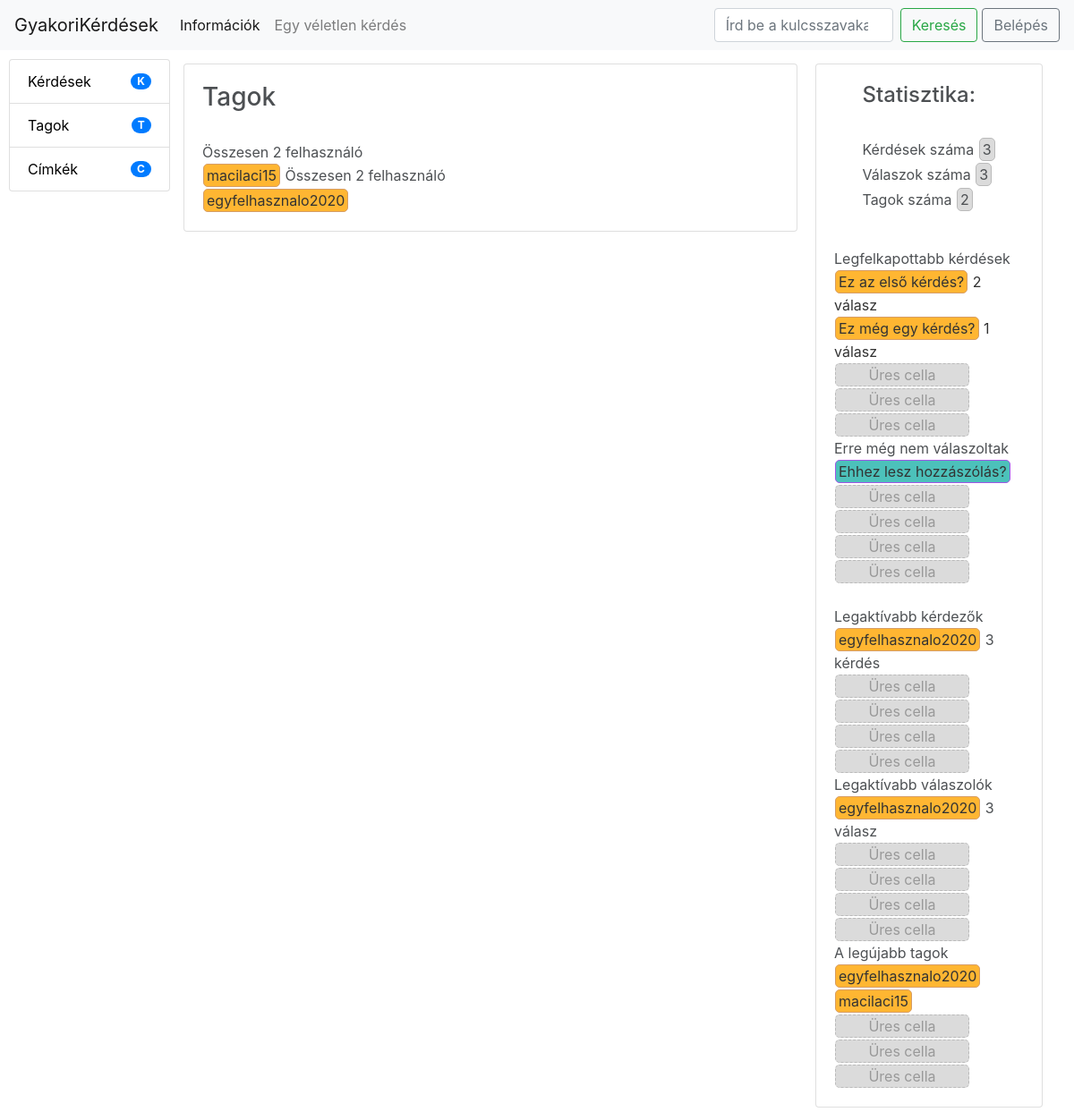
/tagok, run on the app's committed database.
### tables this page shows
CREATE TABLE `felhasznalok` (
  `id` int(11) NOT NULL,
  `felhasznalonev` varchar(50) DEFAULT NULL,
  `email` varchar(100) DEFAULT NULL,
  `jelszo` varchar(250) DEFAULT NULL,
  `regdatum` datetime DEFAULT NULL
);

CREATE TABLE `kerdesek` (
  `id` int(11) NOT NULL,
  `kerdesrov` varchar(150) DEFAULT NULL,
  `akerdes` varchar(2000) DEFAULT NULL,
  `datum` datetime DEFAULT NULL
);

### index.php (called while the page is built, shortened)
<?php
    require_once "iranyito/funkciok.php";
    require_once "oldalak/gyujto.php";

### iranyito/funkciok.php (called while the page is built, shortened)
<?php
function getConnection(){
    global $config;
    $connection = mysqli_connect($config['db_host'], $config['db_user'], $config['db_pass'], $config['db_name']);
    mysqli_set_charset($connection,"utf8");
    return $connection;
}
function VeletlenSzam(){
    $veletlenSorSzam = array_rand(KerdesAdat("",""), 1);
    $veletlenSzam = KerdesAdat("","")[$veletlenSorSzam]["id"];
    return $veletlenSzam;
}
function KerdesValasz($mit, $mi){
    $connection = getConnection();
    if($mit == "kerdes")
    $query = "SELECT * FROM kerdes_valasz WHERE kerdes_id = ?";
       if ($statment = mysqli_prepare($connection, $query)) {
            if($mit != "" && $mi != "")mysqli_stmt_bind_param($statment, "i", $mi);
            mysqli_stmt_execute($statment);
           $result = mysqli_stmt_get_result($statment);
           return mysqli_fetch_all($result, MYSQLI_ASSOC);
       } else {
           logMessage("ERROR", 'Query error: ' . mysqli_error($connection));
           errorPage();
       }
}
function FelhasznaloAdat($mit, $mi){
    $connection = getConnection();
    if($mit == "")
    $query = "SELECT * FROM felhasznalok";
       if ($statment = mysqli_prepare($connection, $query)) {
            mysqli_stmt_execute($statment);
           $result = mysqli_stmt_get_result($statment);
           return mysqli_fetch_all($result, MYSQLI_ASSOC);
       } else {
           logMessage("ERROR", 'Query error: ' . mysqli_error($connection));
           errorPage();
       }
}
function KerdesAdat($mit, $mi){
    $connection = getConnection();
    if($mit == "")
    $query = "SELECT * FROM kerdesek";
       if ($statment = mysqli_prepare($connection, $query)) {
            mysqli_stmt_execute($statment);
           $result = mysqli_stmt_get_result($statment);
           return mysqli_fetch_all($result, MYSQLI_ASSOC);
       } else {
           logMessage("ERROR", 'Query error: ' . mysqli_error($connection));
           errorPage();
       }
}
function ValaszAdat($mit, $mi){
    $connection = getConnection();
    if($mit == "")
    $query = "SELECT * FROM valaszok";
           if ($statment = mysqli_prepare($connection, $query)) {
                mysqli_stmt_execute($statment);
               $result = mysqli_stmt_get_result($statment);
               return mysqli_fetch_all($result, MYSQLI_ASSOC);
           } else {
               logMessage("ERROR", 'Query error: ' . mysqli_error($connection));
               errorPage();
           }
}
function FelhKerdSzam(){
    $connection = getConnection();
    $query = "SELECT count(fk.felh_id) as szam, f.felhasznalonev as felh FROM felhasznalok f
              INNER JOIN felhasznalo_kerdes fk ON f.id = fk.felh_id
              GROUP BY fk.felh_id LIMIT 5";
    if ($statment = mysqli_prepare($connection, $query)) {
         mysqli_stmt_execute($statment);
        $result = mysqli_stmt_get_result($statment);
        return mysqli_fetch_all($result, MYSQLI_ASSOC);
    } else {
        logMessage("ERROR", 'Query error: ' . mysqli_error($connection));
        errorPage();
    }
}
function FelhValSzam(){
    $connection = getConnection();
    $query = "SELECT count(fv.felh_id) as szam, f.felhasznalonev as felh FROM felhasznalok f
              INNER JOIN felhasznalo_valasz fv ON f.id = fv.felh_id
              GROUP BY fv.felh_id LIMIT 5";
    if ($statment = mysqli_prepare($connection, $query)) {
         mysqli_stmt_execute($statment);
        $result = mysqli_stmt_get_result($statment);
        return mysqli_fetch_all($result, MYSQLI_ASSOC);
    } else {
        logMessage("ERROR", 'Query error: ' . mysqli_error($connection));
        errorPage();
    }
}
function KerdValSzam(){
    $connection = getConnection();
    $query = "SELECT count(kv.kerdes_id) as szam, k.kerdesrov as kerdrov, k.id as id FROM kerdesek k
              INNER JOIN kerdes_valasz kv ON k.id = kv.kerdes_id
              GROUP BY kv.kerdes_id LIMIT 5";
    if ($statment = mysqli_prepare($connection, $query)) {
         mysqli_stmt_execute($statment);
        $result = mysqli_stmt_get_result($statment);
        return mysqli_fetch_all($result, MYSQLI_ASSOC);
    } else {
        logMessage("ERROR", 'Query error: ' . mysqli_error($connection));
        errorPage();
    }
}

### oldalak/jobbsav.php (the view)
<div id="jobbsav">
    <div class="card">
    <div class="card-body" style="margin:auto;">
   <h4>Statisztika:</h4> <br>
    Kérdések száma
    <div class="osszesitett" id="statisztikaszam"><?=count(KerdesAdat("",""))?></div> <br>
    Válaszok száma
    <div class="osszesitett" id="statisztikaszam"><?=count(ValaszAdat("",""))?></div> <br>
    Tagok száma
    <div class="osszesitett" id="statisztikaszam"><?=count(FelhasznaloAdat("",""))?></div>
</div>
<div class="card-body">
    Legfelkapottabb kérdések <br>
    <?php
    $legtobbvalaszok = KerdValSzam();
    foreach($legtobbvalaszok as $legtobbvalasz){?>
       <a href="/kerdes/<?=$legtobbvalasz["id"]?>"> <div class="osszesitett" id="felhasznalo" style="max-width:100%;"><?=$legtobbvalasz["kerdrov"]?></div> <?=$legtobbvalasz["szam"]?> válasz</a> <br>
    <?php }
        for($i=0;$i<5-count($legtobbvalaszok);$i++){
    ?>
    <a href="/info"><div class="osszesitett" id="urescella">Üres cella</div></a> <br>
        <?php } ?>
    Erre még nem válaszoltak<br>
    <?php
        $kerdesek = KerdesAdat("","");
        $max5 = 0;
        foreach($kerdesek as $kerdes):
            if(count(KerdesValasz("kerdes",$kerdes["id"]))==0 && $max5<5){?>
             <a href="/kerdes/<?=$kerdes["id"]?>"><div class="osszesitett" id="valasz" style="max-width:100%;"><?=$kerdes["kerdesrov"]?></div></a> <br>
             <?php  $max5++; } endforeach;
             for($i=0;$i<5-$max5;$i++){ ?>
                <a href="/info"><div class="osszesitett" id="urescella">Üres cella</div></a> <br>
        <?php } ?>
    <br>Legaktívabb kérdezők<br>
    <?php
    $legtobbkerdesek = FelhKerdSzam();
    foreach($legtobbkerdesek as $legtobbkerdes){?>
        <div class="osszesitett" id="felhasznalo"><a href="/profil/<?=$legtobbkerdes["felh"]?>"><?=$legtobbkerdes["felh"]?></a></div> <?=$legtobbkerdes["szam"]?> kérdés <br>
    <?php }
    for($i=0;$i<5-count($legtobbkerdesek);$i++){ ?>
    <a href="/info"><div class="osszesitett" id="urescella">Üres cella</div></a> <br>
        <?php } ?>
    Legaktívabb válaszolók<br>
    <?php
    $legtobbkerdesek = FelhValSzam();
    foreach($legtobbkerdesek as $legtobbkerdes){?>
        <div class="osszesitett" id="felhasznalo"><a href="/profil/<?=$legtobbkerdes["felh"]?>"><?=$legtobbkerdes["felh"]?></a></div> <?=$legtobbkerdes["szam"]?> válasz <br>
    <?php }
    for($i=0;$i<5-count($legtobbkerdesek);$i++){ ?>
    <a href="/info"><div class="osszesitett" id="urescella">Üres cella</div></a> <br>
        <?php } ?>
    A legújabb tagok<br>
    <?php
        $tagok = FelhasznaloAdat("","");
        $szamol = 0;
        foreach(array_reverse($tagok) as $tag){
            if($szamol<5){?>
            <div class="osszesitett" id="felhasznalo"><a href="/profil/<?=$tag["felhasznalonev"]?>"><?=$tag["felhasznalonev"]?></a></div>  <br>
            <?php $szamol++;
            }
        }
        if($szamol <5){
        for($i=0;$i<5-$szamol;$i++){?>
            <a href="/info"><div class="osszesitett" id="urescella">Üres cella</div></a> <br>
        <?php } }?>
</div>
</div>
</div>

### oldalak/tagok.php
<div class="egybe">
<div class="card">
<div class="card-body">
<h3>Tagok</h3> <br>
<?php
$tagok = FelhasznaloAdat("","");
foreach($tagok as $tag){ ?>
Összesen <?=count($tagok)?> felhasználó <br>
<a href="/profil/<?=$tag['felhasznalonev']?>"><div class="osszesitett" id="felhasznalo"><?=$tag["felhasznalonev"]?></div></a>
<?php }
?>
</div>
</div>
</div>

### stilus/styles.css (style rules this page uses)
body { margin:auto; }
a,a:hover { color: black; text-decoration: none; }
.card { margin: 5px; }
.card-body { opacity: 0.8; }
.osszesitett { display:inline-block; padding:0px 3px 0px 3px; margin: 1px 1px 1px 1px; border-radius:5px; }
#felhasznalo { background-color: orange; border: 1px solid peru; }
#statisztikaszam { background-color: lightgray; border: 1px solid darkgray; }
#valasz { background-color: lightseagreen; border: 1px solid blueviolet; }
#urescella { background-color: lightgray; color: grey;border:1px solid darkgray;border-style:dashed;width:150px;text-align: center; }
@media only screen and (min-width: 600px) { .egybe { width: 100%; } }
@media only screen and (min-width: 600px) { #jobbsav { width: 100%;margin: auto; } }
@media only screen and (min-width: 768px) { #jobbsav { width: 26%;margin: 10px;display:inline-block;float:left; } }
@media only screen and (min-width: 768px) { .egybe { margin-top: 10px;width: 70%;display: inline-block;float: left; } }
@media only screen and (min-width: 992px) { #jobbsav { width: 22%;margin: 10px;display:inline-block;float:left; } }
@media only screen and (min-width: 992px) { .egybe { margin-top: 10px;width: 58%;display: inline-block;float: left; } }
@media only screen and (min-width: 1200px) { #jobbsav { width: 22%;margin: 10px;display:inline-block;float:left; } }
@media only screen and (min-width: 1200px) { .egybe { margin-top: 10px;width: 58%;display: inline-block;float: left; } }

### data on the page
felhasznalok: count($tagok) "2", felhasznalonev "macilaci15"
felhasznalok: count($tagok) "2", felhasznalonev "egyfelhasznalo2020"
kerdesek: kerdesrov "Ez az első kérdés?", szam "2"
kerdesek: kerdesrov "Ez még egy kérdés?", szam "1"
kerdesek: kerdesrov "Ehhez lesz hozzászólás?"

### other printed values
$menusav[0] "Belépés"
$balsav[$i] "Kérdések K Tagok T Címkék C"
count(KerdesAdat("","")) "3"
count(ValaszAdat("","")) "3"
count(FelhasznaloAdat("","")) "2"
$legtobbkerdes["felh"] "egyfelhasznalo2020"
$legtobbkerdes["szam"] "3"
